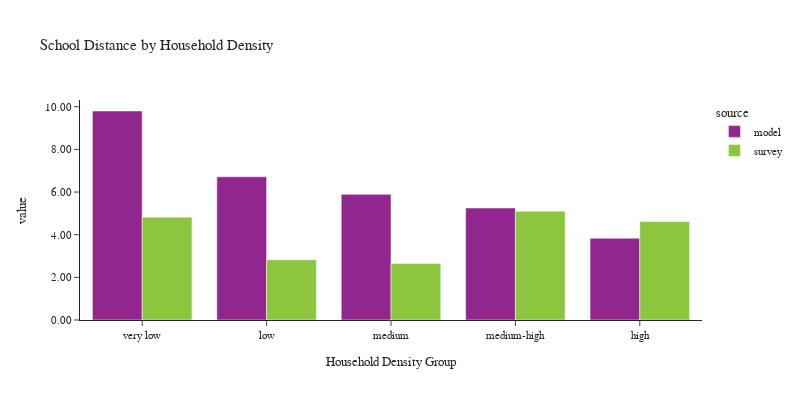

The cell this chart's notebook holds for it:
### Code cell
plot_school_location(df_students, 'hh_density_group', 'Household Density', 'Household Density Group')

### Figure 1 — Plotly figure (JSON) as saved in the notebook; plotly's stock layout.template omitted (floating-point values rounded to 4 significant figures)
{"data": [{"alignmentgroup": "True", "customdata": [[135166], [147788], [283924], [239308], [166935]], "hovertemplate": "source=model<br>hh_density_group=%{x}<br>value=%{y}<br>sample count=%{customdata[0]}<extra></extra>", "legendgroup": "model", "marker": {"color": "#91268F", "pattern": {"shape": ""}}, "name": "model", "offsetgroup": "model", "orientation": "v", "showlegend": true, "textposition": "auto", "type": "bar", "x": ["very low", "low", "medium", "medium-high", "high"], "xaxis": "x", "y": [9.8, 6.714, 5.893, 5.251, 3.835], "yaxis": "y"}, {"alignmentgroup": "True", "customdata": [[211], [145], [245], [160], [136]], "hovertemplate": "source=survey<br>hh_density_group=%{x}<br>value=%{y}<br>sample count=%{customdata[0]}<extra></extra>", "legendgroup": "survey", "marker": {"color": "#8CC63E", "pattern": {"shape": ""}}, "name": "survey", "offsetgroup": "survey", "orientation": "v", "showlegend": true, "textposition": "auto", "type": "bar", "x": ["very low", "low", "medium", "medium-high", "high"], "xaxis": "x", "y": [4.823, 2.827, 2.653, 5.103, 4.617], "yaxis": "y"}], "layout": {"barmode": "group", "font": {"size": 11}, "height": 400, "legend": {"title": {"text": "source"}, "tracegroupgap": 0}, "title": {"text": "School Distance by Household Density"}, "width": 800, "xaxis": {"anchor": "y", "domain": [0.0, 1.0], "title": {"text": "Household Density Group"}}, "yaxis": {"anchor": "x", "domain": [0.0, 1.0], "tickformat": ".2f", "title": {"text": "value"}}}}
